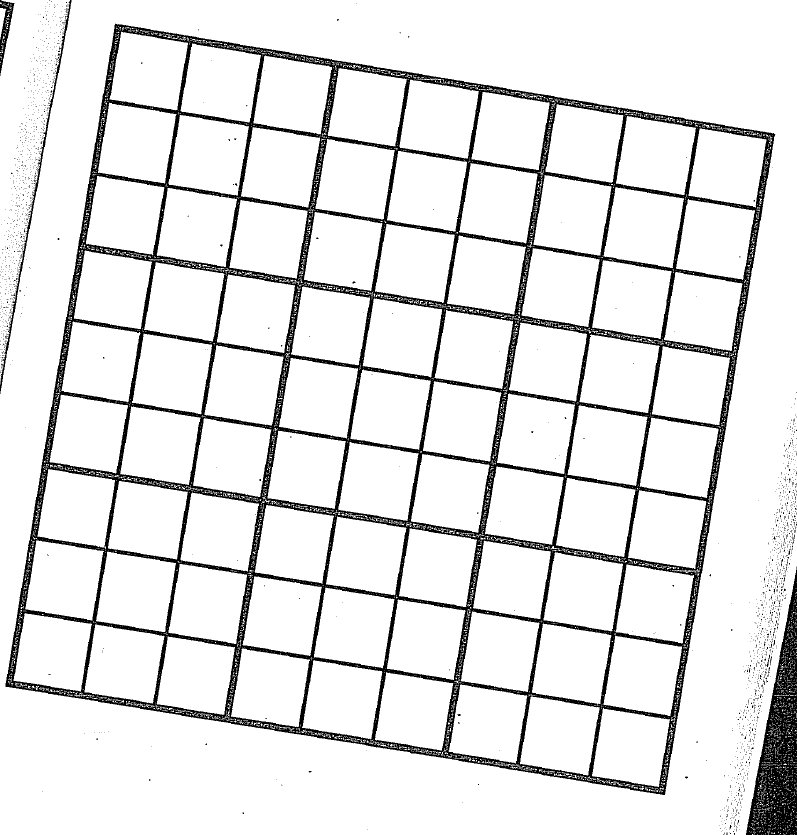
%> input picture SudokuSolver/1_Grid/SudokuGrid3.jpg, 797 x 835 px
$ octave part1.m   (GNU Octave 9; MATLAB toolbox functions it lacks are replaced by stand-ins)
%> lines starting %> are read from the running program, lines starting %| are printed output that depends on the picture; in (x1, y1, x2, y2) boxes, pixels count from 0 and x2, y2 are one past the last pixel; in counts of white or black regions, pixels touching at a corner belong together; the program's own positions count from 1
a=imread('SudokuGrid3.jpg');
%> a is the input picture: size 835x797x3 uint8; min 0, max 255, mean 229
b=im2bw(a,0.5);
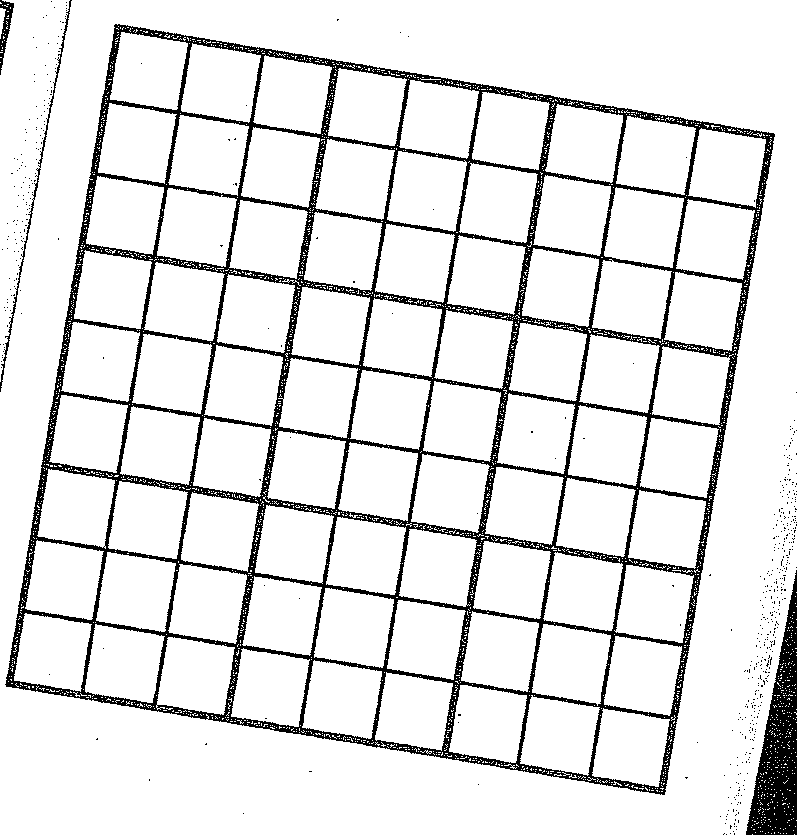
%> b: size 835x797 logical; 89.6% white; 552 black regions (548 under 20 px), largest, box (x1, y1, x2, y2) and area: (5, 24, 775, 795) 60466, (746, 570, 797, 835) 6387, (0, 0, 72, 392) 803, (0, 0, 14, 75) 400
bi=~b;
whitebg([1 1 1]);
bi = medfilt2(bi);
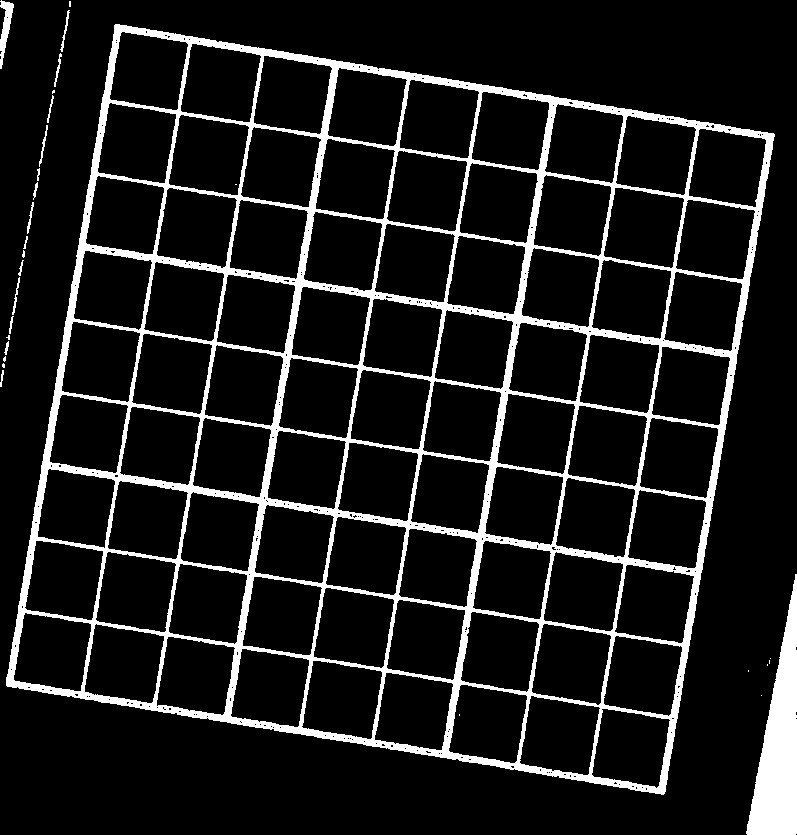
%> bi: size 835x797 logical; 11.1% white; 29 white regions (13 under 20 px), largest, box (x1, y1, x2, y2) and area: (6, 24, 775, 795) 65716, (746, 574, 797, 835) 6889, (0, 0, 14, 69) 430
bi = medfilt2(bi);
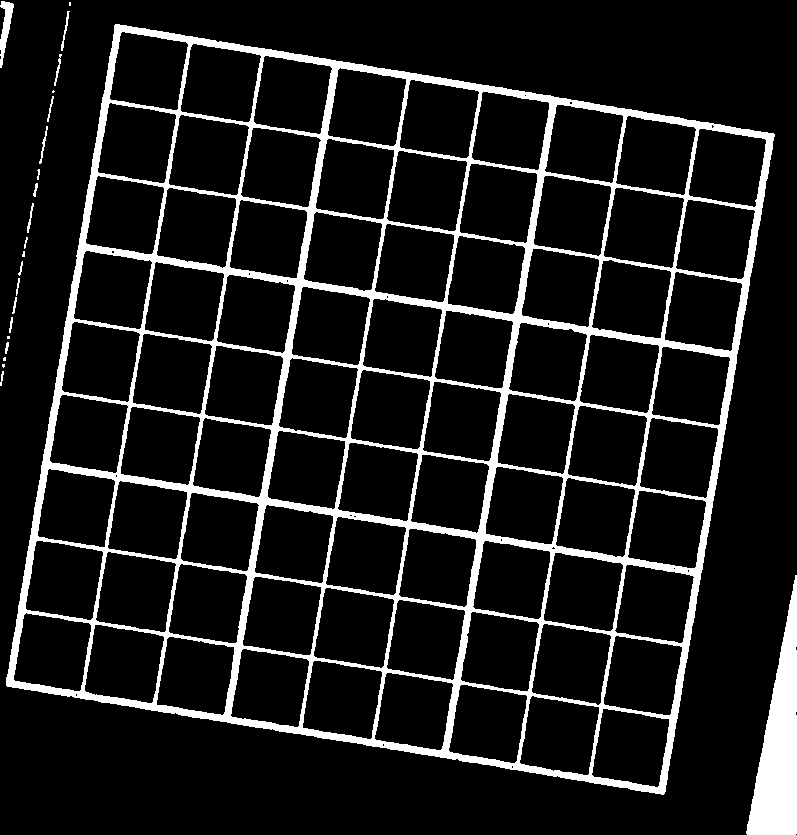
%> bi: size 835x797 logical; 11.2% white; 23 white regions (6 under 20 px), largest, box (x1, y1, x2, y2) and area: (6, 24, 775, 795) 66377, (746, 575, 797, 835) 6888, (0, 1, 14, 68) 428
c = fspecial('average');
bi = imfilter(bi,c);
%> bi: size 835x797 logical; 11.2% white; 24 white regions (9 under 20 px), largest, box (x1, y1, x2, y2) and area: (6, 24, 775, 795) 66479, (746, 576, 797, 835) 6886, (0, 1, 14, 67) 426
bi = imfilter(bi,c);
%> bi: size 835x797 logical; 11.2% white; 22 white regions (7 under 20 px), largest, box (x1, y1, x2, y2) and area: (6, 24, 775, 795) 66481, (746, 577, 797, 835) 6884, (0, 1, 14, 66) 424

se=strel('square',30);
d1=imdilate(bi,se);
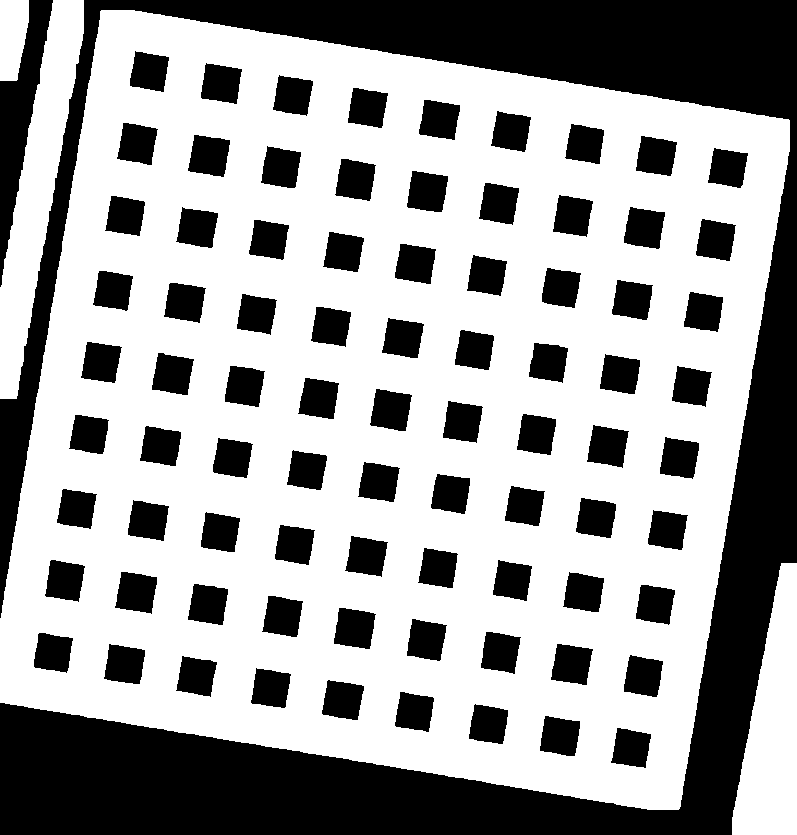
%> d1: size 835x797 logical; 63% white; 83 black regions, largest, box (x1, y1, x2, y2) and area: (0, 0, 797, 835) 139450, (0, 0, 53, 287) 5678, (188, 135, 230, 177) 1351
d2=~d1;
[L,num]= bwlabel(d2);
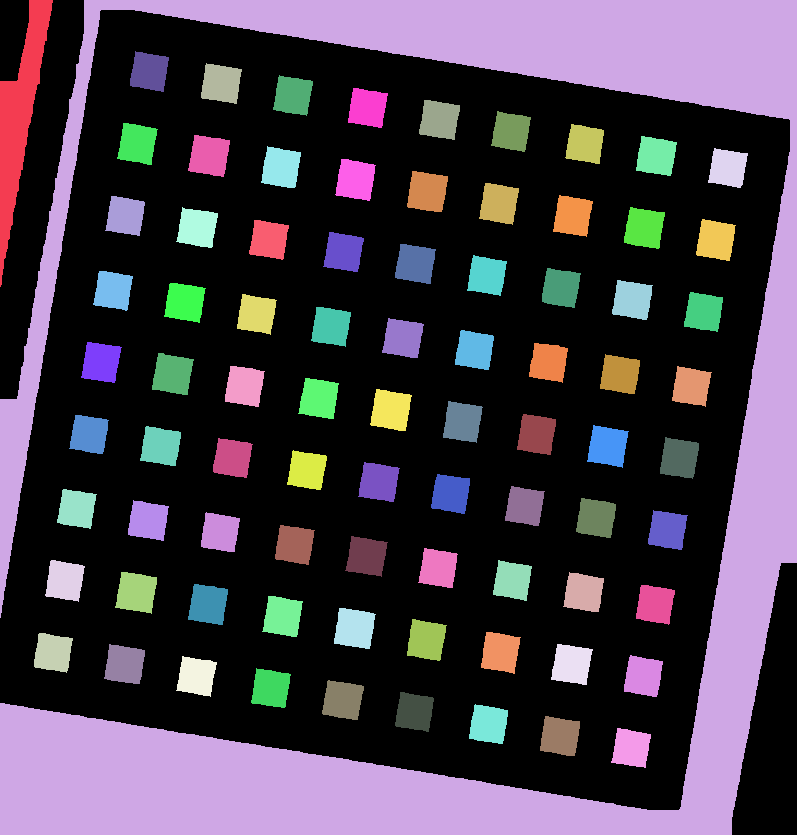
%> L: size 835x797 double; 84 distinct labels, from 0 to 83; one colour per label, 0 black
%> num = 83
a1=label2rgb(L);
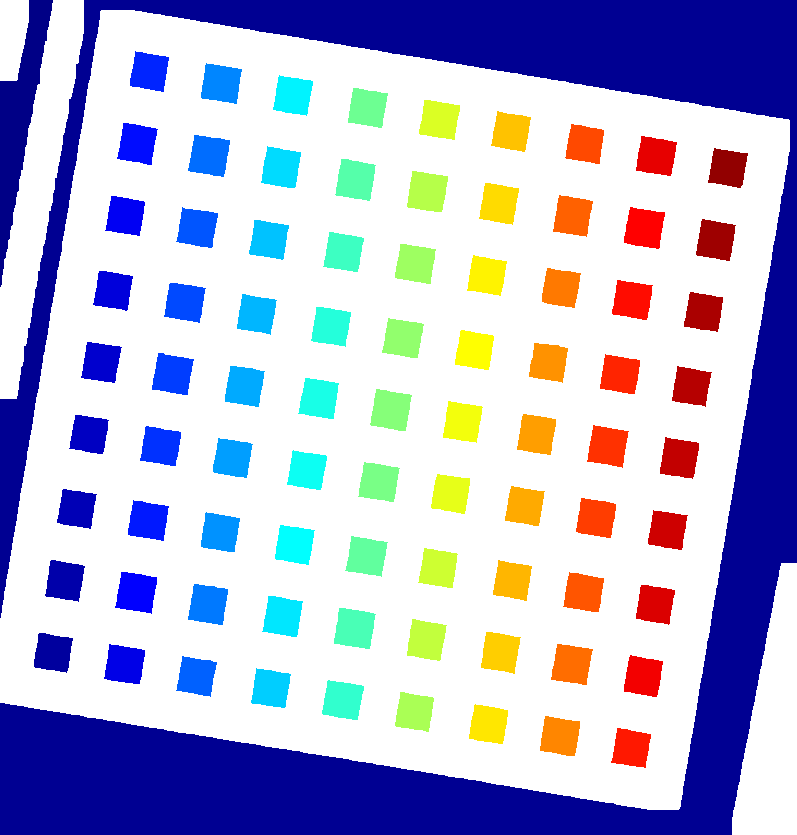
%> a1: size 835x797x3 uint8; mean R, G, B 179.1, 180.8, 210.8
imshow(a1);
figure, imshow(a);

$ run again, with SudokuSolver/1_Grid/SudokuGrid1.jpg copied over SudokuSolver/1_Grid/SudokuGrid3.jpg
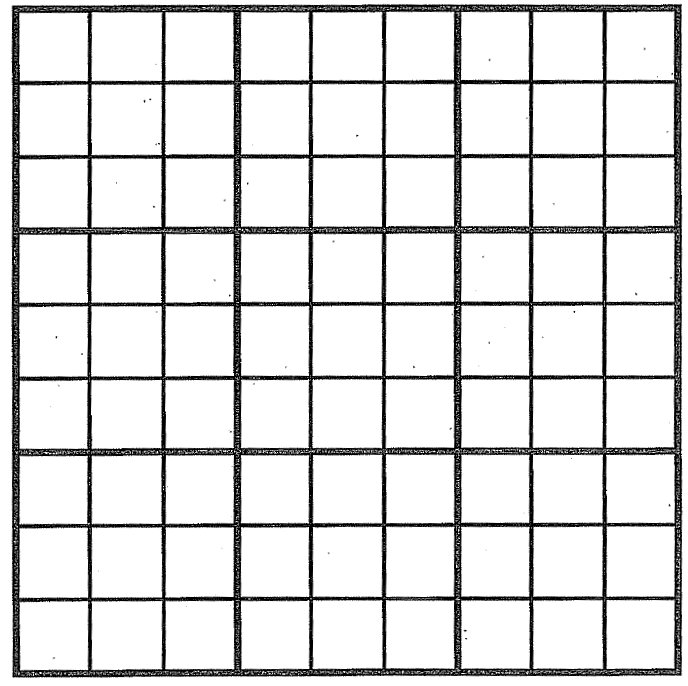
%> input picture SudokuSolver/1_Grid/SudokuGrid1.jpg, 688 x 686 px
%> a is the input picture: size 686x688x3 uint8; min 0, max 255, mean 222.4
%> b: size 686x688 logical; 86.7% white; 29 black regions (28 under 20 px), largest, box (x1, y1, x2, y2) and area: (11, 4, 682, 678) 62858
%> d1: size 686x688 logical; 73.5% white; 81 black regions, largest, box (x1, y1, x2, y2) and area: (106, 321, 148, 362) 1693, (548, 99, 589, 140) 1677, (107, 100, 148, 141) 1669
%> `[L,num]= bwlabel(d2);`:
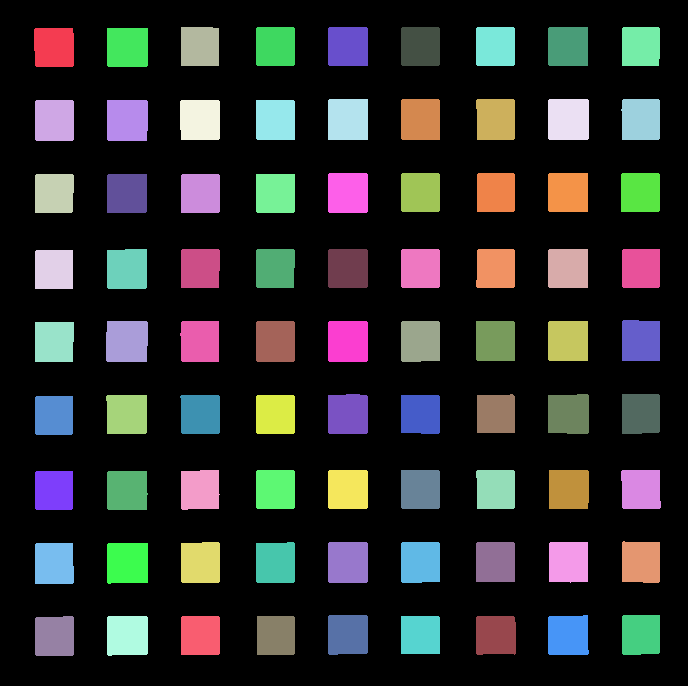
%> L: size 686x688 double; 82 distinct labels, from 0 to 81; one colour per label, 0 black
%> num = 81
%> `a1=label2rgb(L);`:
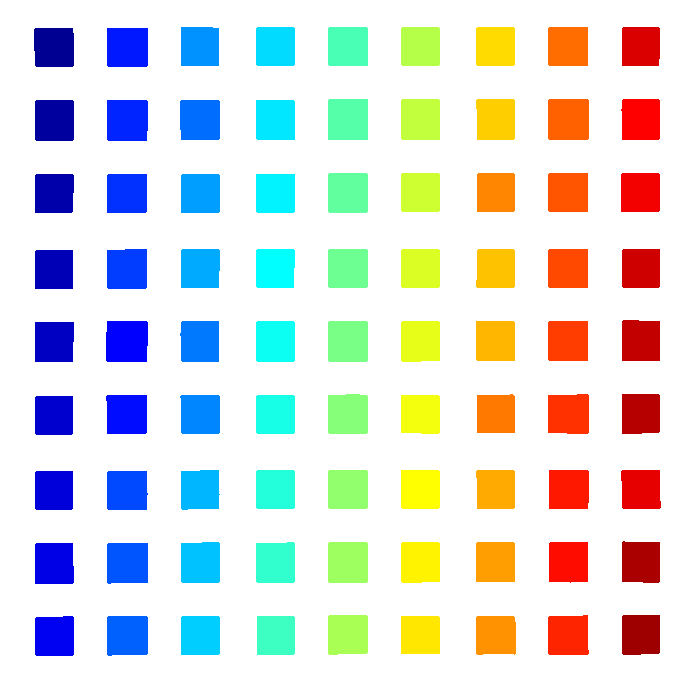
%> a1: size 686x688x3 uint8; mean R, G, B 219.2, 222.4, 220
